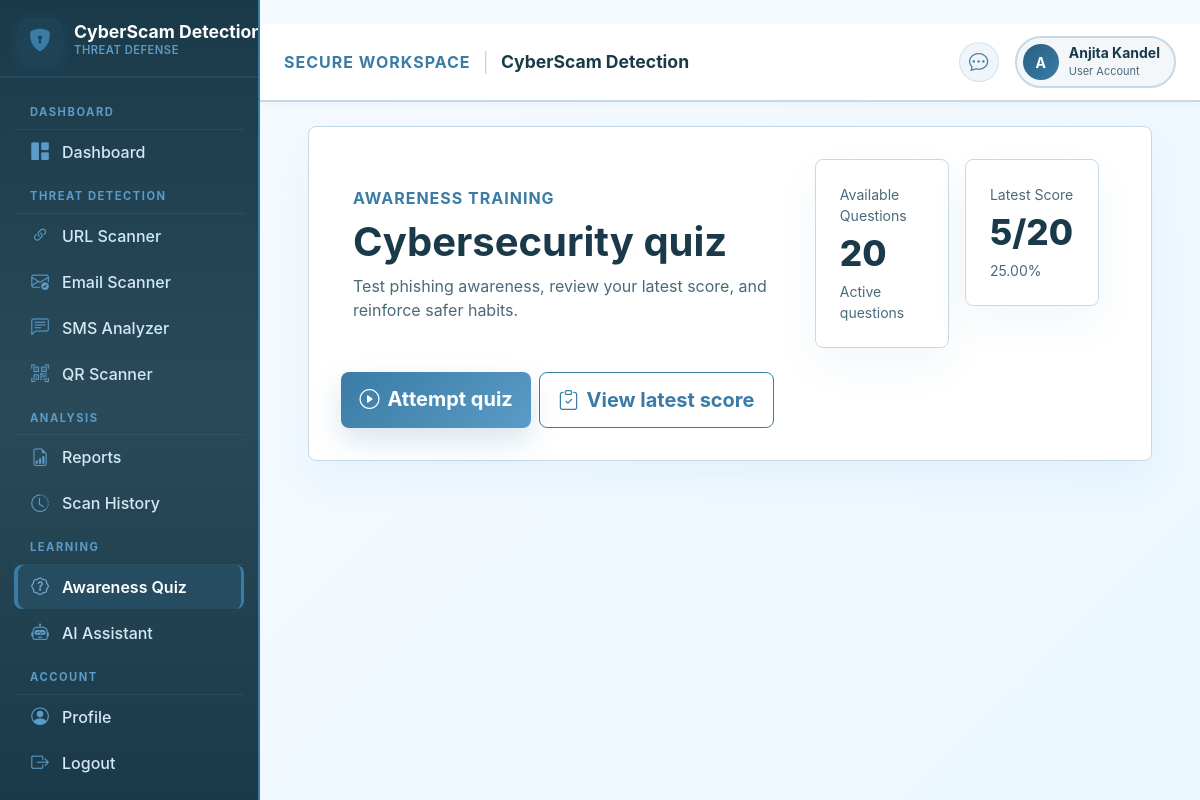
/quiz/ (signed in), run on an earlier commit of the app's database.
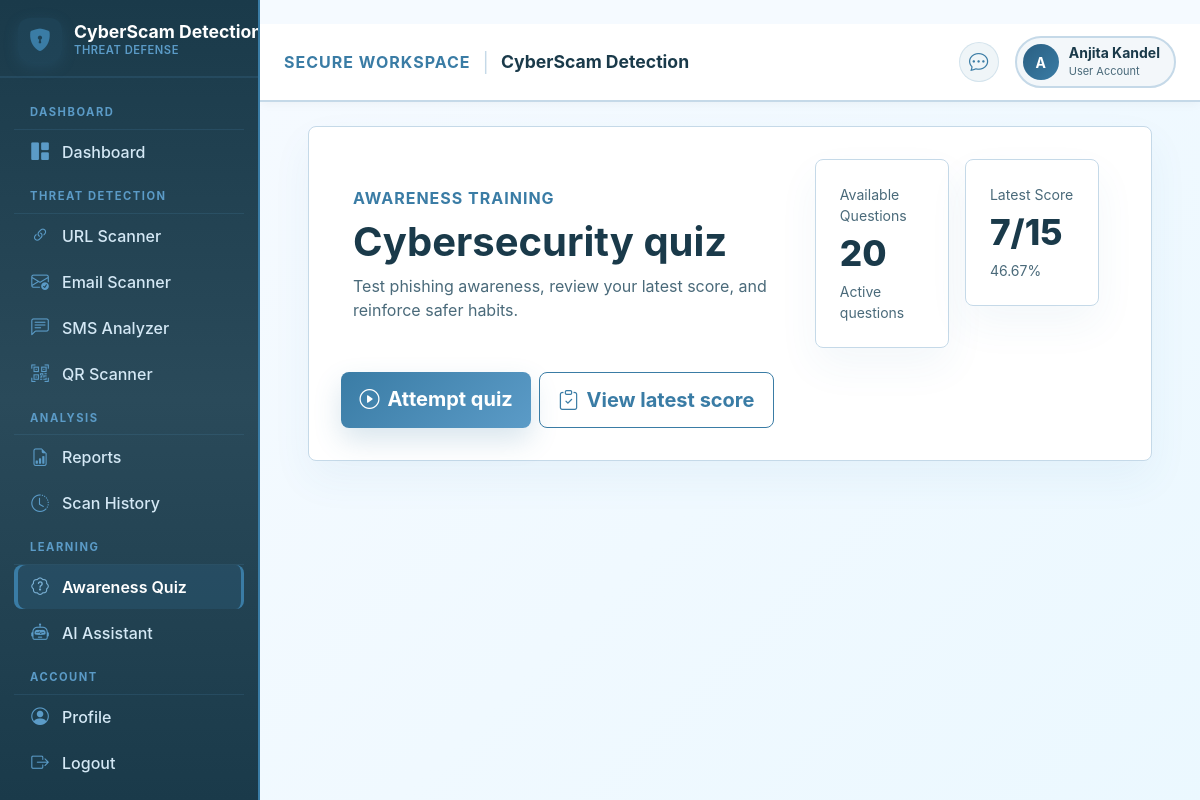
And on a later commit of the database.
### users/models.py (models this page shows, shortened)
class CustomUser(AbstractUser):
    class Role(models.TextChoices):
        ADMIN = "admin", "Administrator"
        USER = "user", "User"
    role = models.CharField(
        max_length=20,
        choices=Role.choices,
        default=Role.USER,
    )
    @property
    def is_admin_role(self):
        return (
            self.role == self.Role.ADMIN
            or self.is_staff
            or self.is_superuser
        )

### quiz/models.py (models this page shows, shortened)
class QuizAttempt(models.Model):
    user = models.ForeignKey(
        settings.AUTH_USER_MODEL,
        on_delete=models.CASCADE,
        related_name="quiz_attempts",
    )
    parent_attempt = models.ForeignKey(
        "self",
        on_delete=models.CASCADE,
        null=True,
        blank=True,
        related_name="retry_attempts",
    )
    is_retry = models.BooleanField(default=False)
    score = models.PositiveSmallIntegerField(default=0)
    total_questions = models.PositiveSmallIntegerField(default=0)
    percentage = models.DecimalField(
        max_digits=5,
        decimal_places=2,
        default=Decimal("0.00"),
    )
    completed_at = models.DateTimeField(auto_now_add=True)
    class Meta:
        ordering = ["-completed_at"]

### quiz/views.py (the view)
# urls.py: path("", views.quiz_home, name="home"),
@login_required
def quiz_home(request):
    latest_attempt = (
        QuizAttempt.objects.filter(
            user=request.user
        )
        .order_by("-completed_at")
        .first()
    )
    total_questions = Question.objects.filter(
        is_active=True
    ).count()
    return render(
        request,
        "quiz/home.html",
        {
            "latest_attempt": latest_attempt,
            "total_questions": total_questions,
        },
    )

### templates/quiz/home.html (shortened to what this page needs)
﻿{% extends 'dashboard/layout.html' %}
{% block content %}
<div class="content-container">
    <section class="panel">
        <div class="row g-4 align-items-center">
            <div class="col-lg-7">
                <span class="section-kicker">Awareness training</span>
                <h1 class="fw-bold mt-2">Cybersecurity quiz</h1>
                <p class="text-muted-soft mb-0">Test phishing awareness, review your latest score, and reinforce safer habits.</p>
            </div>
            <div class="col-lg-5">
                <div class="row g-3">
                    <div class="col-sm-6">
                        <article class="metric-card">
                            <span>Available Questions</span>
                            <strong>{{ total_questions }}</strong>
                            <small>Active questions</small>
                        </article>
                    </div>
                    <div class="col-sm-6">
                        <article class="metric-card">
                            <span>Latest Score</span>
                            <strong>{% if latest_attempt %}{{ latest_attempt.score }}/{{ latest_attempt.total_questions }}{% else %}-{% endif %}</strong>
                            <small>{% if latest_attempt %}{{ latest_attempt.percentage }}%{% else %}No attempts yet{% endif %}</small>
                        </article>
                    </div>
                </div>
            </div>
        </div>
        <div class="d-flex flex-wrap gap-2 mt-4">
            {% if total_questions %}
                <a class="btn btn-cyber btn-lg" href="{% url 'quiz:attempt' %}"><i class="bi bi-play-circle me-2"></i>Attempt quiz</a>
                {% if latest_attempt %}
                    <a class="btn btn-outline-cyber btn-lg" href="{% url 'quiz:result' latest_attempt.pk %}"><i class="bi bi-clipboard-check me-2"></i>View latest score</a>
                {% endif %}
            {% else %}
                <p class="text-muted-soft mb-0">No quiz questions are available yet.</p>
            {% endif %}
        </div>
    </section>
</div>
{% endblock %}

### templates/dashboard/layout.html (shortened to what this page needs)
﻿{% load static %}
<!doctype html>
<html lang="en">
<head>
    <link href="https://cdn.jsdelivr.net/npm/bootstrap@5.3.3/dist/css/bootstrap.min.css" rel="stylesheet">
    <link href="https://cdn.jsdelivr.net/npm/bootstrap-icons@1.11.3/font/bootstrap-icons.css" rel="stylesheet">
    <link href="{% static 'css/app.css' %}" rel="stylesheet">
    <link href="{% static 'css/dashboard.css' %}" rel="stylesheet">
</head>
<body class="dashboard-body">
    <div class="logged-in-shell">
        <aside class="dashboard-sidebar" id="dashboardSidebar" aria-label="CyberShield AI navigation" style="background: linear-gradient(180deg, #1A3A4A 0%, #2A4A5A 50%, #1A3A4A 100%); border-right: 2px solid #3A7CA5; position: fixed; top: 0; left: 0; bottom: 0; width: 260px; overflow-y: auto; z-index: 1040; height: 100vh;">
            <div class="sidebar-brand" style="border-bottom: 2px solid rgba(91, 155, 199, 0.15);">
                <a href="/dashboard/" class="brand-link" aria-label="CyberShield AI dashboard" style="display: flex; align-items: center; gap: 12px; text-decoration: none; white-space: nowrap;">
                    <span class="brand-mark" style="background: linear-gradient(135deg, #2A5F82, #3A7CA5); width: 44px; height: 44px; border-radius: 12px; display: flex; align-items: center; justify-content: center; box-shadow: 0 4px 15px rgba(58, 124, 165, 0.2); flex-shrink: 0;">
                        <i class="bi bi-shield-lock-fill" style="color: #ffffff; font-size: 1.4rem;"></i>
                    </span>
                    <span style="display: flex; flex-direction: column; line-height: 1.2;">
                        <strong style="color: #ffffff; font-size: 1.1rem; font-weight: 700; display: block; white-space: nowrap;">CyberScam Detection</strong>
                        <small style="color: #5B9BC7; font-size: 0.7rem; text-transform: uppercase; letter-spacing: 0.5px; font-weight: 600;">Threat Defense</small>
                    </span>
                </a>
            </div>
            <div class="sidebar-panel collapse show" id="dashboardSidebarPanel">
                <nav class="sidebar-nav">
                    <p class="sidebar-heading" style="color: #5B9BC7; border-bottom-color: rgba(91, 155, 199, 0.15);">Dashboard</p>
                    <a class="sidebar-link {% if request.path == '/dashboard/' or request.path == '/dashboard/user/' %}active{% endif %}" href="/dashboard/">
                        <i class="bi bi-grid-1x2-fill"></i><span>Dashboard</span>
                    </a>
                    <p class="sidebar-heading" style="color: #5B9BC7; border-bottom-color: rgba(91, 155, 199, 0.15);">Threat Detection</p>
                    <a class="sidebar-link {% if request.path == '/scanner/url/' %}active{% endif %}" href="{% url 'scanner:url_scan' %}">
                        <i class="bi bi-link-45deg"></i><span>URL Scanner</span>
                    </a>
                    <a class="sidebar-link {% if request.path == '/scanner/email/' %}active{% endif %}" href="{% url 'scanner:email_scan' %}">
                        <i class="bi bi-envelope-check"></i><span>Email Scanner</span>
                    </a>
                    <a class="sidebar-link {% if request.path == '/scanner/sms/' %}active{% endif %}" href="{% url 'scanner:sms_scan' %}">
                        <i class="bi bi-chat-left-text"></i><span>SMS Analyzer</span>
                    </a>
                    <a class="sidebar-link {% if request.path == '/scanner/qr/' %}active{% endif %}" href="{% url 'scanner:qr_upload' %}">
                        <i class="bi bi-qr-code-scan"></i><span>QR Scanner</span>
                    </a>
                    <p class="sidebar-heading" style="color: #5B9BC7; border-bottom-color: rgba(91, 155, 199, 0.15);">Analysis</p>
                    <a class="sidebar-link {% if request.path == '/reports/' %}active{% endif %}" href="{% url 'reports:home' %}">
                        <i class="bi bi-file-earmark-bar-graph"></i><span>Reports</span>
                    </a>
                    <a class="sidebar-link {% if request.path == '/history/' %}active{% endif %}" href="{% url 'scan_history' %}">
                        <i class="bi bi-clock-history"></i><span>Scan History</span>
                    </a>
                    <p class="sidebar-heading" style="color: #5B9BC7; border-bottom-color: rgba(91, 155, 199, 0.15);">Learning</p>
                    <a class="sidebar-link {% if request.path == '/quiz/' or request.path == '/quiz/attempt/' or request.path|slice:':13' == '/quiz/result/' %}active{% endif %}" href="{% url 'quiz:home' %}">
                        <i class="bi bi-patch-question"></i><span>Awareness Quiz</span>
                    </a>
                    <a class="sidebar-link {% if request.path == '/chatbot/' %}active{% endif %}" href="{% url 'chatbot:home' %}">
                        <i class="bi bi-robot"></i><span>AI Assistant</span>
                    </a>
                    <p class="sidebar-heading" style="color: #5B9BC7; border-bottom-color: rgba(91, 155, 199, 0.15);">Account</p>
                    <a class="sidebar-link {% if request.path == '/accounts/profile/' %}active{% endif %}" href="{% url 'account_profile' %}">
                        <i class="bi bi-person-circle"></i><span>Profile</span>
                    </a>
                    <button class="sidebar-link logout-link" type="button" id="showLogoutModal">
                        <i class="bi bi-box-arrow-right"></i><span>Logout</span>
                    </button>
                </nav>
            </div>
        </aside>
        <div class="dashboard-main-wrap" style="margin-left: 260px;">
            <header class="dashboard-topbar" style="background: #FFFFFF; border-bottom: 2px solid #C5D9E8; position: sticky; top: 0; z-index: 1030; padding: 12px 24px; box-shadow: 0 2px 10px rgba(0,0,0,0.04);">
                <div class="topbar-title" style="display: flex; align-items: center; gap: 12px;">
                    <span class="section-kicker" style="color: #3A7CA5; font-size: 1rem; font-weight: 700; text-transform: uppercase; letter-spacing: 1px; margin: 0;">Secure Workspace</span>
                    <span style="color: #C5D9E8; font-size: 1.2rem;">|</span>
                    <strong style="color: #1A3A4A; font-size: 1.1rem;">{% block page_heading %}CyberScam Detection{% endblock %}</strong>
                </div>
                <div class="topbar-actions" style="display: flex; align-items: center; gap: 16px;">
                    <a class="topbar-icon" href="{% url 'chatbot:home' %}" aria-label="Open AI assistant" style="color: #3A7CA5; background: rgba(58, 124, 165, 0.08); border-radius: 50%; width: 40px; height: 40px; display: flex; align-items: center; justify-content: center; transition: all 0.3s ease; text-decoration: none;">
                        <i class="bi bi-chat-dots" style="font-size: 1.2rem;"></i>
                    </a>
                    <a class="user-chip" href="{% url 'account_profile' %}" style="background: rgba(58, 124, 165, 0.06); border: 2px solid #C5D9E8; padding: 6px 14px 6px 6px; border-radius: 50px; display: flex; align-items: center; gap: 10px; text-decoration: none; transition: all 0.3s ease;">
                        <span class="user-avatar" style="background: linear-gradient(135deg, #2A5F82, #3A7CA5); color: white; width: 36px; height: 36px; border-radius: 50%; display: flex; align-items: center; justify-content: center; font-weight: 700; font-size: 14px;">{{ request.user.username|default:'U'|first|upper }}</span>
                        <span class="user-meta">
                            <strong style="color: #1A3A4A; display: block; font-size: 14px;">{{ request.user.get_full_name|default:request.user.username }}</strong>
                            <small style="color: #4A6A7A; font-size: 11px;">{% if request.user.is_admin_role %}Administrator{% else %}User Account{% endif %}</small>
                        </span>
                    </a>
                </div>
            </header>
            <main class="dashboard-content {% block main_class %}{% endblock %}" style="background: linear-gradient(135deg, #F5FAFF 0%, #EBF8FF 100%); padding: 24px; min-height: calc(100vh - 80px);">
                {% block content %}{% endblock %}
            </main>
        </div>
    </div>
</body>
</html>

What changed in the data, as far as the page shows it:
no longer on this page (row unchanged): QuizAttempt: score "5", total_questions "20", percentage "25.00"
added QuizAttempt: score "7", total_questions "15", percentage "46.67"
